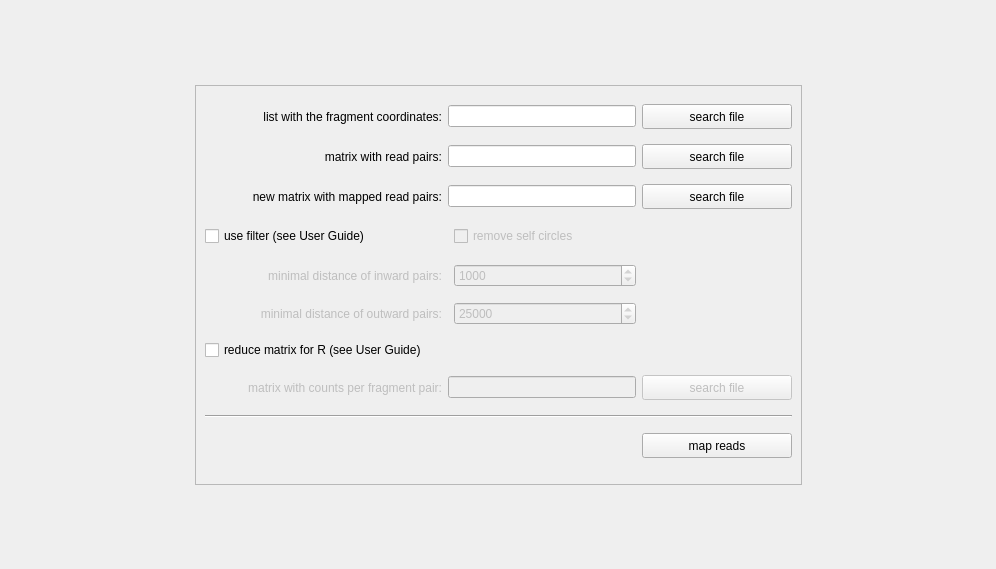
     <widget class="QWidget" name="mapReadPairsToFragmentsTab">
      <attribute name="title">
       <string>map read-pairs to fragments</string>
      </attribute>
      <layout class="QGridLayout" name="gridLayout_8">
       <item row="0" column="1">
        <spacer name="verticalSpacer_6">
         <property name="orientation">
          <enum>Qt::Vertical</enum>
         </property>
         <property name="sizeHint" stdset="0">
          <size>
           <width>20</width>
           <height>74</height>
          </size>
         </property>
        </spacer>
       </item>
       <item row="1" column="0">
        <spacer name="horizontalSpacer_20">
         <property name="orientation">
          <enum>Qt::Horizontal</enum>
         </property>
         <property name="sizeHint" stdset="0">
          <size>
           <width>184</width>
           <height>20</height>
          </size>
         </property>
        </spacer>
       </item>
       <item row="1" column="1">
        <widget class="QFrame" name="frame">
         <property name="minimumSize">
          <size>
           <width>600</width>
           <height>400</height>
          </size>
         </property>
         <property name="maximumSize">
          <size>
           <width>16777215</width>
           <height>400</height>
          </size>
         </property>
         <property name="frameShape">
          <enum>QFrame::StyledPanel</enum>
         </property>
         <property name="frameShadow">
          <enum>QFrame::Raised</enum>
         </property>
         <layout class="QGridLayout" name="gridLayout_7">
          <item row="0" column="0">
           <widget class="QLabel" name="MAPREADSlabel_4">
            <property name="text">
             <string>list with the fragment coordinates:</string>
            </property>
            <property name="alignment">
             <set>Qt::AlignRight|Qt::AlignTrailing|Qt::AlignVCenter</set>
            </property>
           </widget>
          </item>
          <item row="0" column="1" colspan="2">
           <widget class="QLineEdit" name="MAPREADSfragList_lineEdit"/>
          </item>
          <item row="0" column="3">
           <widget class="QPushButton" name="MAPREADSfragList_find">
            <property name="minimumSize">
             <size>
              <width>150</width>
              <height>25</height>
             </size>
            </property>
            <property name="maximumSize">
             <size>
              <width>150</width>
              <height>25</height>
             </size>
            </property>
            <property name="text">
             <string>search file</string>
            </property>
           </widget>
          </item>
          <item row="1" column="0">
           <widget class="QLabel" name="MAPREADSlabel_2">
            <property name="text">
             <string>matrix with read pairs:</string>
            </property>
            <property name="alignment">
             <set>Qt::AlignRight|Qt::AlignTrailing|Qt::AlignVCenter</set>
            </property>
           </widget>
          </item>
          <item row="1" column="1" colspan="2">
           <widget class="QLineEdit" name="MAPREADSpreMatrix_lineEdit"/>
          </item>
          <item row="1" column="3">
           <widget class="QPushButton" name="MAPREADSpreMatrix_find">
            <property name="minimumSize">
             <size>
              <width>150</width>
              <height>25</height>
             </size>
            </property>
            <property name="maximumSize">
             <size>
              <width>150</width>
              <height>25</height>
             </size>
            </property>
            <property name="text">
             <string>search file</string>
            </property>
           </widget>
          </item>
          <item row="2" column="0">
           <widget class="QLabel" name="MAPREADSlabel_3">
            <property name="text">
             <string>new matrix with mapped read pairs:</string>
            </property>
            <property name="alignment">
             <set>Qt::AlignRight|Qt::AlignTrailing|Qt::AlignVCenter</set>
            </property>
           </widget>
          </item>
          <item row="2" column="1" colspan="2">
           <widget class="QLineEdit" name="MAPREADSpostMatrix_lineEdit"/>
          </item>
          <item row="2" column="3">
           <widget class="QPushButton" name="MAPREADSpostMatrix_find">
            <property name="minimumSize">
             <size>
              <width>150</width>
              <height>25</height>
             </size>
            </property>
            <property name="maximumSize">
             <size>
              <width>150</width>
              <height>25</height>
             </size>
            </property>
            <property name="text">
             <string>search file</string>
            </property>
           </widget>
          </item>
          <item row="3" column="0">
           <widget class="QCheckBox" name="MAPREADSuseFilterCheck">
            <property name="text">
             <string>use filter (see User Guide)</string>
            </property>
           </widget>
          </item>
          <item row="3" column="2">
           <widget class="QCheckBox" name="MAPREADSselfCircleCheck">
            <property name="enabled">
             <bool>false</bool>
            </property>
            <property name="text">
             <string>remove self circles</string>
            </property>
           </widget>
          </item>
          <item row="3" column="3">
           <spacer name="horizontalSpacer_3">
            <property name="orientation">
             <enum>Qt::Horizontal</enum>
            </property>
            <property name="sizeHint" stdset="0">
             <size>
              <width>150</width>
              <height>25</height>
             </size>
            </property>
           </spacer>
          </item>
          <item row="4" column="0">
           <widget class="QLabel" name="MAPREADSlabel_7">
            <property name="enabled">
             <bool>false</bool>
            </property>
            <property name="text">
             <string>minimal distance of inward pairs:</string>
            </property>
            <property name="alignment">
             <set>Qt::AlignRight|Qt::AlignTrailing|Qt::AlignVCenter</set>
            </property>
            <property name="buddy">
             <cstring>MAPREADSinwardCloseBox</cstring>
            </property>
           </widget>
          </item>
          <item row="4" column="2">
           <widget class="QSpinBox" name="MAPREADSinwardCloseBox">
            <property name="enabled">
             <bool>false</bool>
            </property>
            <property name="maximum">
             <number>100000</number>
            </property>
            <property name="singleStep">
             <number>500</number>
            </property>
            <property name="value">
             <number>1000</number>
            </property>
           </widget>
          </item>
          <item row="4" column="3">
           <spacer name="horizontalSpacer">
            <property name="orientation">
             <enum>Qt::Horizontal</enum>
            </property>
            <property name="sizeHint" stdset="0">
             <size>
              <width>92</width>
              <height>20</height>
             </size>
            </property>
           </spacer>
          </item>
          <item row="5" column="0">
           <widget class="QLabel" name="MAPREADSlabel_6">
            <property name="enabled">
             <bool>false</bool>
            </property>
            <property name="text">
             <string>minimal distance of outward pairs:</string>
            </property>
            <property name="alignment">
             <set>Qt::AlignRight|Qt::AlignTrailing|Qt::AlignVCenter</set>
            </property>
            <property name="buddy">
             <cstring>MAPREADSoutwardCloseBox</cstring>
            </property>
           </widget>
          </item>
          <item row="5" column="2">
           <widget class="QSpinBox" name="MAPREADSoutwardCloseBox">
            <property name="enabled">
             <bool>false</bool>
            </property>
            <property name="maximum">
             <number>1000000</number>
            </property>
            <property name="singleStep">
             <number>500</number>
            </property>
            <property name="value">
             <number>25000</number>
            </property>
           </widget>
          </item>
          <item row="5" column="3">
           <spacer name="horizontalSpacer_2">
            <property name="orientation">
             <enum>Qt::Horizontal</enum>
            </property>
            <property name="sizeHint" stdset="0">
             <size>
              <width>92</width>
              <height>20</height>
             </size>
            </property>
           </spacer>
          </item>
          <item row="6" column="0" colspan="2">
           <widget class="QCheckBox" name="MAPREADSreduceMatrixCheck">
            <property name="text">
             <string>reduce matrix for R (see User Guide)</string>
            </property>
           </widget>
          </item>
          <item row="6" column="2">
           <spacer name="horizontalSpacer_6">
            <property name="orientation">
             <enum>Qt::Horizontal</enum>
            </property>
            <property name="sizeHint" stdset="0">
             <size>
              <width>92</width>
              <height>20</height>
             </size>
            </property>
           </spacer>
          </item>
          <item row="6" column="3">
           <spacer name="horizontalSpacer_4">
            <property name="orientation">
             <enum>Qt::Horizontal</enum>
            </property>
            <property name="sizeHint" stdset="0">
             <size>
              <width>92</width>
              <height>20</height>
             </size>
            </property>
           </spacer>
          </item>
          <item row="7" column="0">
           <widget class="QLabel" name="MAPREADSlabel_8">
            <property name="enabled">
             <bool>false</bool>
            </property>
            <property name="text">
             <string>matrix with counts per fragment pair:</string>
            </property>
            <property name="alignment">
             <set>Qt::AlignRight|Qt::AlignTrailing|Qt::AlignVCenter</set>
            </property>
            <property name="buddy">
             <cstring>MAPREADSreducedMatrix_lineEdit</cstring>
            </property>
           </widget>
          </item>
          <item row="7" column="1" colspan="2">
           <widget class="QLineEdit" name="MAPREADSreducedMatrix_lineEdit">
            <property name="enabled">
             <bool>false</bool>
            </property>
           </widget>
          </item>
          <item row="7" column="3">
           <widget class="QPushButton" name="MAPREADSreducedMatrix_find">
            <property name="enabled">
             <bool>false</bool>
            </property>
            <property name="minimumSize">
             <size>
              <width>150</width>
              <height>25</height>
             </size>
            </property>
            <property name="maximumSize">
             <size>
              <width>150</width>
              <height>25</height>
             </size>
            </property>
            <property name="text">
             <string>search file</string>
            </property>
           </widget>
          </item>
          <item row="8" column="0" colspan="4">
           <widget class="Line" name="line_3">
            <property name="orientation">
             <enum>Qt::Horizontal</enum>
            </property>
           </widget>
          </item>
          <item row="9" column="0">
           <spacer name="horizontalSpacer_18">
            <property name="orientation">
             <enum>Qt::Horizontal</enum>
            </property>
            <property name="sizeHint" stdset="0">
             <size>
              <width>237</width>
              <height>20</height>
             </size>
            </property>
           </spacer>
          </item>
          <item row="9" column="1" colspan="2">
           <spacer name="horizontalSpacer_19">
            <property name="orientation">
             <enum>Qt::Horizontal</enum>
            </property>
            <property name="sizeHint" stdset="0">
             <size>
              <width>188</width>
              <height>20</height>
             </size>
            </property>
           </spacer>
          </item>
          <item row="9" column="3">
           <widget class="QPushButton" name="MAPREADSRUNmapReadPairs">
            <property name="minimumSize">
             <size>
              <width>150</width>
              <height>25</height>
             </size>
            </property>
            <property name="maximumSize">
             <size>
              <width>150</width>
              <height>25</height>
             </size>
            </property>
            <property name="text">
             <string>map reads</string>
            </property>
           </widget>
          </item>
         </layout>
        </widget>
       </item>
       <item row="1" column="2">
        <spacer name="horizontalSpacer_21">
         <property name="orientation">
          <enum>Qt::Horizontal</enum>
         </property>
         <property name="sizeHint" stdset="0">
          <size>
           <width>183</width>
           <height>20</height>
          </size>
         </property>
        </spacer>
       </item>
       <item row="2" column="1">
        <spacer name="verticalSpacer_5">
         <property name="orientation">
          <enum>Qt::Vertical</enum>
         </property>
         <property name="sizeHint" stdset="0">
          <size>
           <width>20</width>
           <height>73</height>
          </size>
         </property>
        </spacer>
       </item>
      </layout>
     </widget>
